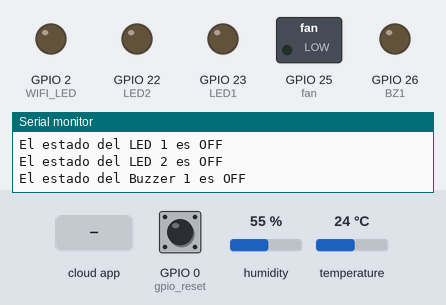
This sketch was run on a simulated ESP32. On the bench: switched loads named in the sketch (green lamp = pin HIGH), output pins drawn as LEDs (lit = HIGH), the last lines printed to the serial monitor. Inputs (shaded band) come from the test bench; at power-on: temperature 24 °C, GPIO 0 (gpio_reset) HIGH, humidity 55 %. WiFi joins after 1.5 s; servers stay silent unless stated.

Above: at 1.2 s.
1.3 s: temperature set to 27.1 °C
11.5 s: temperature set to 28.8 °C
At 20.7 s:
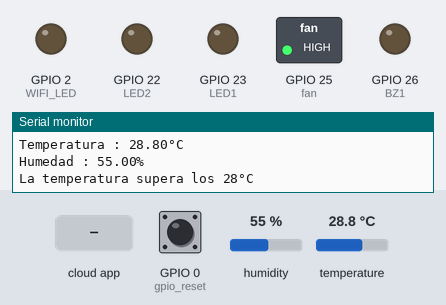
21.5 s: the phone or cloud app sets Led.Blanco to 1
At 22.3 s:
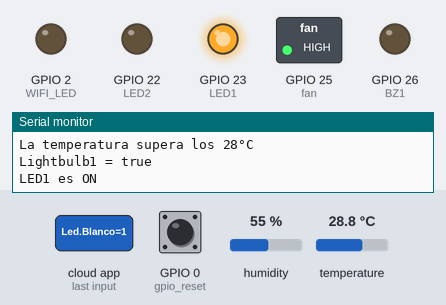
23.0 s: the phone or cloud app sets Led.Verde to 1
At 23.5 s:
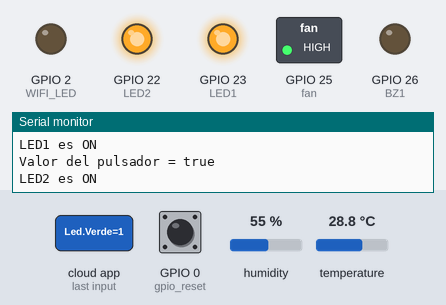
24.5 s: the phone or cloud app sets Buzzer to 1
At 25.7 s:
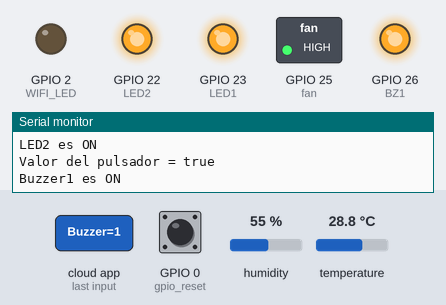
26.0 s: the phone or cloud app sets Led.Blanco to 0
At 27.0 s:
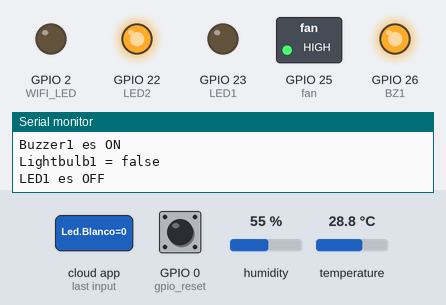
Timing chart, 0 to 28.5 s (numbered marks = the images above; inputs shaded):
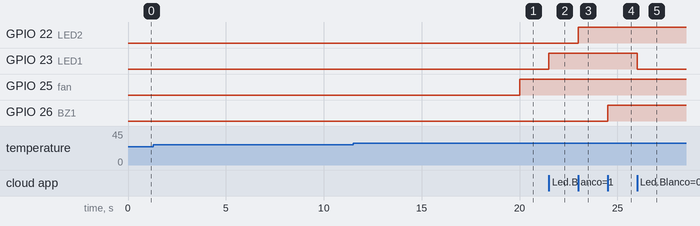

The sketch:

Proyecto_Temp_Hum.ino
```cpp
/***********************************************************************************************************
*                                                                                                          *
*  Firmware base para el Laboratorio #1 del curso Diseño de Dispositivos IoT de la Maestría en Ingeniería  *
*                             Monitoreo de ambiente y control de dispositivos                              *
*                                                                                                          *
*                                        Nelson Barrera Tovar                                              *
*                                         Valentina Castaño                                                *
*                                          Federico Pareja                                                 *
*                                                                                                          *
*                                 Universidad Autónoma de Manizales                                        *
*                                       Maestria en Ingeniería                                             *
*                                                                                                          *
***********************************************************************************************************/
#include "RMaker.h"
#include "WiFi.h"
#include "WiFiProv.h"
#include "DHT.h"

#define pinDHT 19  // Asignación del pin para el sensor
#define DHTTYPE DHT22 // Identificación del tipo de sensor a utilizar
DHT sensorTH(pinDHT, DHTTYPE); // Creación de objeto denominado sensorTH
const char *SSID = "FABABE";
const char *SSIDPass = "T9xz362021";
const int fan = 25;

/*****************************************************************************************************
 *                                Función control_LED y BUZZER                                              *
*****************************************************************************************************/
void control_LED(int LED_no, int LED_pin, boolean &estado){
  estado = !estado;
  digitalWrite(LED_pin, estado);
  String text = (estado)? "ON" : "OFF";
  Serial.println("LED"+String(LED_no)+" es "+text);
}

void control_Buzzer(int Buzzer_no, int Buzzer_pin, boolean &estado){
  estado = !estado;
  digitalWrite(Buzzer_pin, estado);
  String text = (estado)? "ON" : "OFF";
  Serial.println("Buzzer"+String(Buzzer_no)+" es "+text);
}
//-------------------------------------------------------
// Definición de nombres de los dispositivos
char dispositivo1[] = "Led Blanco";
char dispositivo2[] = "Led Verde";
char dispositivo3[] = "Buzzer";
//-------------------------------------------------------
// Definir los GPIO conectados con los LED y sus respectivos botones
static uint8_t LED1 = 23;  //D23
static uint8_t LED2 = 22;  //D22
static uint8_t BZ1 = 26;   //D26
//-------------------------------------------------------
static uint8_t WIFI_LED    = 2;   //D2
static uint8_t gpio_reset = 0;    // Reset de la ESP32
//-------------------------------------------------------
/* Variables para leer los estados de los pines */
// Estado LED y BUZZER
bool ESTADO_LED1 = LOW; //Define el estado del LED 1
bool ESTADO_LED2 = LOW; //Define el estado del LED 2
bool ESTADO_BZ1 = LOW; //Defiene el estado del Buzzer 1
//---------------------------------------------------
//El framework proporciona algunos tipos de dispositivos estándar
// como switch, lightbulb, fan, temperature sensor.
static Switch my_switch1(dispositivo1, &LED1);
static Switch my_switch2(dispositivo2, &LED2);
static Switch my_switch3(dispositivo3, &BZ1);
static TemperatureSensor temperature("Visor Temperatura");
static TemperatureSensor humidity("Visor Humedad");
/****************************************************************************************************
*                                    Función sysProvEvent                                           *
*****************************************************************************************************/
void sysProvEvent(arduino_event_t *sys_event)
{
    switch (sys_event->event_id) {
        case ARDUINO_EVENT_PROV_START:
#if CONFIG_IDF_TARGET_ESP32
        Serial.printf("\nAprovisionamiento iniciado con la red llamada \"%s\" y SSIDPass \"%s\" en BLE\n", SSID, SSIDPass);
        printQR(SSID, SSIDPass, "ble");
#else
        Serial.printf("\nAprovisionamiento iniciado con la red llamada \"%s\" y SSIDPass \"%s\" en SoftAP\n", SSID, SSIDPass);
        printQR(SSID, SSIDPass, "softap");
#endif
        break;
        case ARDUINO_EVENT_WIFI_STA_CONNECTED:
        Serial.printf("\nConectado a Wi-Fi!\n");
        digitalWrite(WIFI_LED, HIGH);
        break;
    }
}
/****************************************************************************************************
*                                     Función write_callback                                        *
*****************************************************************************************************/
void write_callback(Device *device, Param *param, const param_val_t val, void *priv_data, write_ctx_t *ctx)
{
    const char *nombre_dispositivo = device->getDeviceName();
    const char *nombre_parametro = param->getParamName();
    //----------------------------------------------------------------------------------
    if(strcmp(nombre_dispositivo, dispositivo1) == 0) {

      Serial.printf("Lightbulb1 = %s\n", val.val.b? "true" : "false");

      if(strcmp(nombre_parametro, "Power") == 0) {
        ESTADO_LED1 = val.val.b;
        ESTADO_LED1 = !ESTADO_LED1;
        control_LED(1, LED1, ESTADO_LED1);
      }
    }
    //----------------------------------------------------------------------------------
    else if(strcmp(nombre_dispositivo, dispositivo2) == 0) {

      Serial.printf("Valor del pulsador = %s\n", val.val.b? "true" : "false");

      if(strcmp(nombre_parametro, "Power") == 0) {
        ESTADO_LED2 = val.val.b;
        ESTADO_LED2 = !ESTADO_LED2;
        control_LED(2, LED2, ESTADO_LED2);
      }
    }
    else if(strcmp(nombre_dispositivo, dispositivo3) == 0) {

      Serial.printf("Valor del pulsador = %s\n", val.val.b? "true" : "false");

      if(strcmp(nombre_parametro, "Power") == 0) {
        ESTADO_BZ1 = val.val.b;
        ESTADO_BZ1 = !ESTADO_BZ1;
        control_Buzzer(1, BZ1, ESTADO_BZ1);
      }
    }
    //----------------------------------------------------------------------------------
}
/****************************************************************************************************
*                                       Función setup                                               *
*****************************************************************************************************/
void setup(){
  //------------------------------------------------------------------------------
  uint32_t chipId = 0;
  Serial.begin(115200);
  //Timer for Sending Sensor's Data
  //secondTimer.setInterval(3000);
  // Configuración de GPIO
  pinMode(LED1, OUTPUT);
  pinMode(LED2, OUTPUT);
  pinMode(BZ1, OUTPUT);
  pinMode(gpio_reset, INPUT);
  pinMode(WIFI_LED, OUTPUT);
  pinMode(fan, OUTPUT);
  sensorTH.begin();
  digitalWrite(WIFI_LED, LOW);
  //------------------------------------------------------------------------------
  // Estados iniciales GPIO
  digitalWrite(LED1, !ESTADO_LED1);
  digitalWrite(LED2, !ESTADO_LED2);
  digitalWrite(BZ1, !ESTADO_BZ1);
  //------------------------------------------------------------------------------
  Node DispLab1;
  DispLab1 = RMaker.initNode("Monitoreo de ambiente y control de dispositivos");
  //------------------------------------------------------------------------------
  // Dispositivo interruptor estándar
  my_switch1.addCb(write_callback);
  my_switch2.addCb(write_callback);
  my_switch3.addCb(write_callback);
  //------------------------------------------------------------------------------
  // Añadir un dispositivo de conmutación al nodo
  DispLab1.addDevice(my_switch1);
  DispLab1.addDevice(my_switch2);
  DispLab1.addDevice(my_switch3);
  //------------------------------------------------------------------------------
  // Añadir visualizadores de temperatura y humedad al nodo
  DispLab1.addDevice(temperature);
  DispLab1.addDevice(humidity);
  //------------------------------------------------------------------------------
  //Opcional
  RMaker.enableOTA(OTA_USING_PARAMS);
  RMaker.enableTZService();
  RMaker.enableSchedule();
  //------------------------------------------------------------------------------
  //Nombre de servicio
  for(int i=0; i<17; i=i+8) {
    chipId |= ((ESP.getEfuseMac() >> (40 - i)) & 0xff) << i;
  }
  Serial.printf("\nChip ID:  %d Nombre de Servicio: %s\n", chipId, SSID);
  //------------------------------------------------------------------------------
  Serial.printf("\nIniciando ESP-RainMaker\n");
  RMaker.start();
  //------------------------------------------------------------------------------
  WiFi.onEvent(sysProvEvent);
  #if CONFIG_IDF_TARGET_ESP32
    WiFiProv.beginProvision(WIFI_PROV_SCHEME_BLE, WIFI_PROV_SCHEME_HANDLER_FREE_BTDM, WIFI_PROV_SECURITY_1, SSIDPass, SSID);
  #else
    WiFiProv.beginProvision(WIFI_PROV_SCHEME_SOFTAP, WIFI_PROV_SCHEME_HANDLER_NONE, WIFI_PROV_SECURITY_1, SSIDPass, SSID);
  #endif
  //------------------------------------------------------------------------------
  digitalWrite(LED1, ESTADO_LED1);
  digitalWrite(LED2, ESTADO_LED2);
  digitalWrite(BZ1, ESTADO_BZ1);

  my_switch1.updateAndReportParam(ESP_RMAKER_DEF_POWER_NAME, ESTADO_LED1);
  my_switch2.updateAndReportParam(ESP_RMAKER_DEF_POWER_NAME, ESTADO_LED2);
  my_switch3.updateAndReportParam(ESP_RMAKER_DEF_POWER_NAME, ESTADO_BZ1);

  Serial.printf("El estado del LED 1 es %s \n", ESTADO_LED1? "ON" : "OFF");
  Serial.printf("El estado del LED 2 es %s \n", ESTADO_LED2? "ON" : "OFF");
  Serial.printf("El estado del Buzzer 1 es %s \n", ESTADO_BZ1? "ON" : "OFF");
}
/****************************************************************************************************
*                                        Función cíclica                                            *
*****************************************************************************************************/
void loop()
{

    delay(10000);
    sensor();
  //------------------------------------------------------------------------------
  // Leer GPIO0, pulsador externo para reiniciar
  if(digitalRead(gpio_reset) == LOW) { //Pulsador RESET presionado
    Serial.printf("Pulsador Reset activado!\n");
    // Manejo de antirrebote
    delay(100);
    int tiempoInicial = millis();
    while(digitalRead(gpio_reset) == LOW) delay(50);
    int tiempoFinal = millis();
    //_______________________________________________________________________
    if ((tiempoFinal - tiempoInicial) > 10000) {
      // Si está presionado RESET por más de 10 segundos, eliminar todo
      Serial.printf("Restauración de fábrica.\n");
      RMakerFactoryReset(2);
    }
    //_______________________________________________________________________
    else if ((tiempoFinal - tiempoInicial) > 3000) {
      Serial.printf("Reset Wi-Fi.\n");
      // Si está presionado RESET por más de 3 segundos pero menos de 10 segundos, reinicia Wi-Fi
      RMakerWiFiReset(2);
    }
  //------------------------------------------------------------------------------
  delay(100);

  if (WiFi.status() != WL_CONNECTED){
    Serial.println("WiFi No Conectado");
    digitalWrite(WIFI_LED, LOW);
  }
  else{
    Serial.println("WiFi Conectado");
    digitalWrite(WIFI_LED, HIGH);
  }
  }
}
void sensor()
{
   float temperatura = sensorTH.readTemperature(); // Se declara la variable temperatura
   float humedad = sensorTH.readHumidity(); // Se declara la variable húmedad

   Serial.print("Temperatura : ");
   Serial.print(temperatura);
   Serial.println("°C");
   Serial.print("Humedad : ");
   Serial.print(humedad);
   Serial.println("%");

   //Actualización y reporte de temperatura y húmedad
   temperature.updateAndReportParam("Temperature", temperatura);
   humidity.updateAndReportParam("Temperature", humedad);
   //Condición para encendido de ventilador
   if (temperatura < 28){
    digitalWrite(fan, LOW);
   }else if (temperatura >= 28){
    digitalWrite(fan, HIGH);
    Serial.println("La temperatura supera los 28°C");
    esp_rmaker_raise_alert("Alerta!\nLa temperatura supera los 28°C");
    }
}
```

Measured:
- the behaviour switches between 27.9 and 28 °C on temperature (found by bisection; images 0 and 1)
- after the input at 11.5 s, GPIO 25 (fan): LOW → HIGH after 8.5 s
- after the input at 21.5 s, GPIO 23 (LED1): LOW → HIGH at once
- after the input at 23.0 s, GPIO 22 (LED2): LOW → HIGH at once
- after the input at 24.5 s, GPIO 26 (BZ1): LOW → HIGH at once
- after the input at 26.0 s, GPIO 23 (LED1): HIGH → LOW at once
